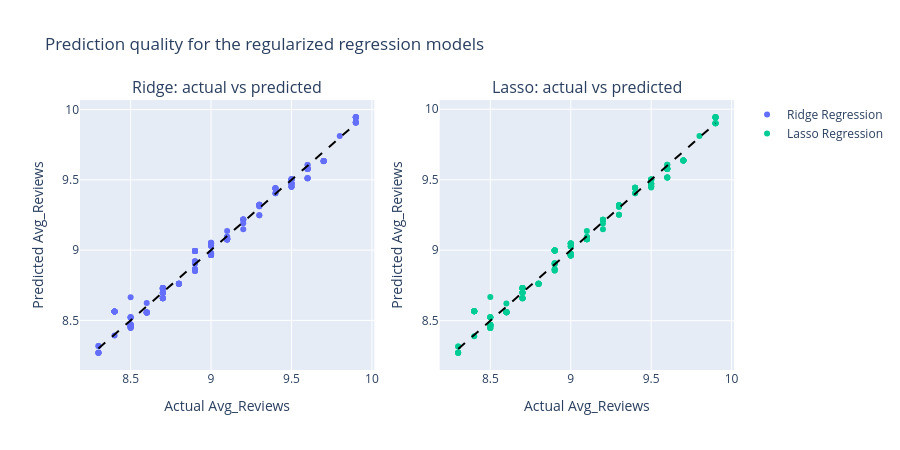

Notebook source saved alongside this figure:
### Code cell
fig_predictions = make_subplots(
    rows=1,
    cols=2,
    subplot_titles=("Ridge: actual vs predicted", "Lasso: actual vs predicted"),
)

for index, model_name in enumerate(["Ridge Regression", "Lasso Regression"], start=1):
    predictions = fitted_regression_models[model_name].predict(X_test)
    fig_predictions.add_trace(
        go.Scatter(
            x=y_test,
            y=predictions,
            mode="markers",
            name=model_name,
        ),
        row=1,
        col=index,
    )
    fig_predictions.add_trace(
        go.Scatter(
            x=[y_test.min(), y_test.max()],
            y=[y_test.min(), y_test.max()],
            mode="lines",
            line=dict(color="black", dash="dash"),
            showlegend=False,
        ),
        row=1,
        col=index,
    )

fig_predictions.update_xaxes(title_text="Actual Avg_Reviews")
fig_predictions.update_yaxes(title_text="Predicted Avg_Reviews")
fig_predictions.update_layout(height=450, title="Prediction quality for the regularized regression models")
fig_predictions.show()

### Figure 1 — Plotly figure (JSON) as saved in the notebook; plotly's stock layout.template omitted (floating-point values rounded to 4 significant figures; data arrays with more than 128 entries replaced by an {"elided": "..."} marker saying what was removed)
{"data": [{"mode": "markers", "name": "Ridge Regression", "type": "scatter", "x": {"elided": "192 float values"}, "xaxis": "x", "y": {"elided": "192 float values"}, "yaxis": "y"}, {"line": {"color": "black", "dash": "dash"}, "mode": "lines", "showlegend": false, "type": "scatter", "x": [8.3, 9.9], "xaxis": "x", "y": [8.3, 9.9], "yaxis": "y"}, {"mode": "markers", "name": "Lasso Regression", "type": "scatter", "x": {"elided": "192 float values"}, "xaxis": "x2", "y": {"elided": "192 float values"}, "yaxis": "y2"}, {"line": {"color": "black", "dash": "dash"}, "mode": "lines", "showlegend": false, "type": "scatter", "x": [8.3, 9.9], "xaxis": "x2", "y": [8.3, 9.9], "yaxis": "y2"}], "layout": {"annotations": [{"font": {"size": 16}, "showarrow": false, "text": "Ridge: actual vs predicted", "x": 0.225, "xanchor": "center", "xref": "paper", "y": 1, "yanchor": "bottom", "yref": "paper"}, {"font": {"size": 16}, "showarrow": false, "text": "Lasso: actual vs predicted", "x": 0.775, "xanchor": "center", "xref": "paper", "y": 1, "yanchor": "bottom", "yref": "paper"}], "height": 450, "title": {"text": "Prediction quality for the regularized regression models"}, "xaxis": {"anchor": "y", "domain": [0, 0.45], "title": {"text": "Actual Avg_Reviews"}}, "xaxis2": {"anchor": "y2", "domain": [0.55, 1], "title": {"text": "Actual Avg_Reviews"}}, "yaxis": {"anchor": "x", "domain": [0, 1], "title": {"text": "Predicted Avg_Reviews"}}, "yaxis2": {"anchor": "x2", "domain": [0, 1], "title": {"text": "Predicted Avg_Reviews"}}}}
